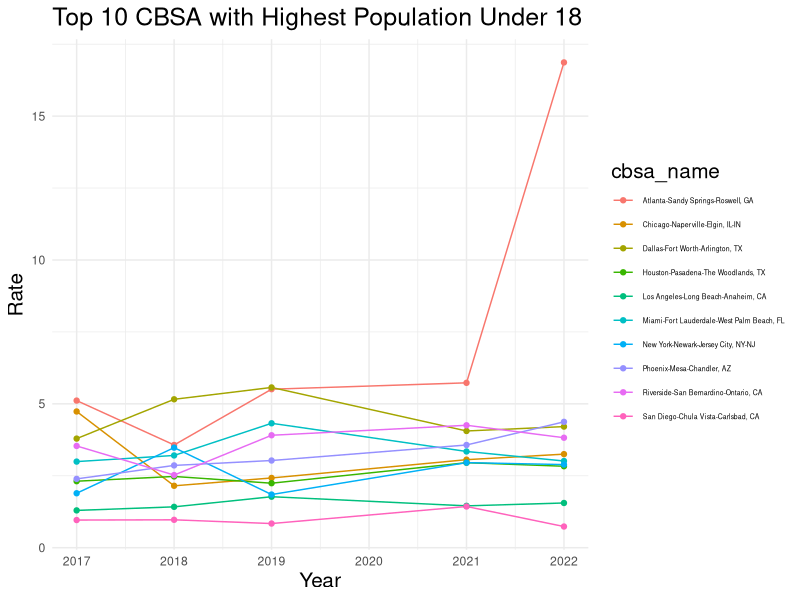
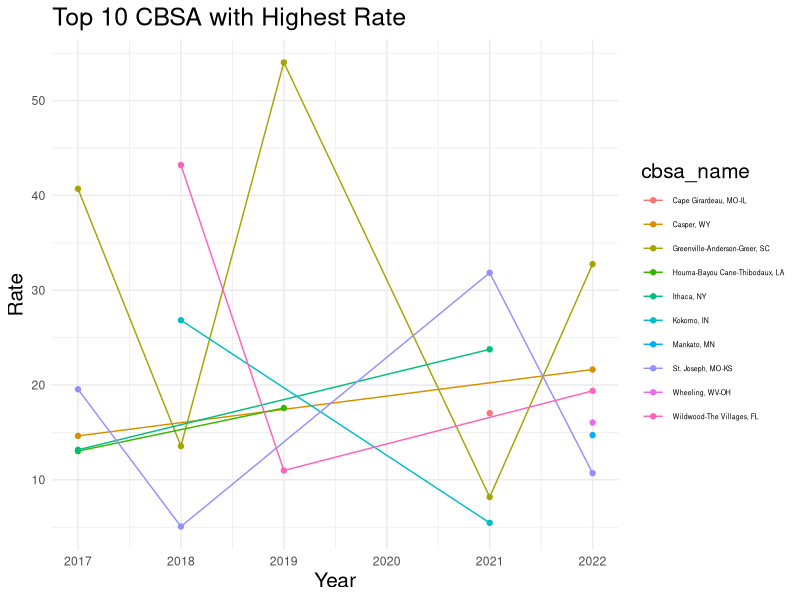
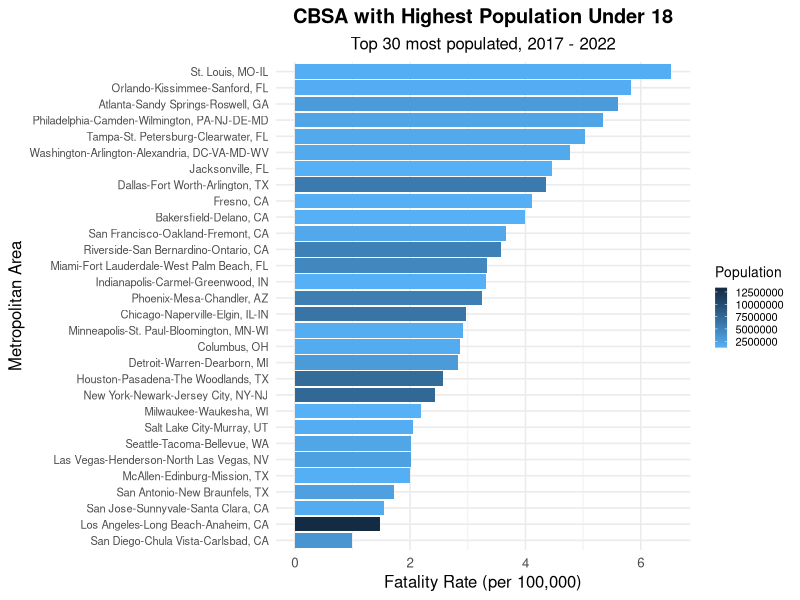

These figures' R source, in order:
setwd("/Users/zhanchaoyang/Desktop/FARS/zy/data/agg/updated")

library(tidyverse)
library(lubridate)
library(sf)

# Load the data
fars5yrs<- read_csv("cbsa_agg_rate5yr.csv")

# filter the data
highest_rate <- fars5yrs %>%
  arrange(desc(rate)) %>%
  slice_head(n=50)

highest_pop<- fars5yrs %>%
  arrange(desc(pop_under18)) %>%
  slice_head(n=50)

highest_pop30<- fars5yrs %>%
  arrange(desc(pop_under18)) %>%
  slice_head(n=30)

highest_pop30<- highest_pop30 %>%
  arrange(desc(rate))
f2017<- read_csv("cbsa_agg_rate2017.csv")
f2018<- read_csv("cbsa_agg_rate2018.csv")
f2019<- read_csv("cbsa_agg_rate2019.csv")
f2021<- read_csv("cbsa_agg_rate2021.csv")
f2022<- read_csv("cbsa_agg_rate2022.csv")

f2017<- f2017 %>%
  mutate(year=2017)
f2018<- f2018 %>%
  mutate(year=2018)
f2019<- f2019 %>%
  mutate(year=2019)
f2021<- f2021 %>%
  mutate(year=2021)
f2022<- f2022 %>%
  mutate(year=2022)

full<-rbind(f2017,f2018,f2019,f2021,f2022)

highest10<- fars5yrs %>%
  arrange(desc(pop_under18)) %>%
  slice_head(n=10)

full1<- full %>%
  filter(cbsa_code %in% highest10$cbsa_code)

ggplot(full1, aes(x=year, y=rate, group=cbsa_name, color=cbsa_name))+
  geom_line()+
  geom_point()+
  theme_minimal()+
  labs(title="Top 10 CBSA with Highest Population Under 18", x="Year", y="Rate")+
  theme(legend.position = "right", legend.text = element_text(size=5), title = element_text(size=15))

highest10_rate<- fars5yrs %>%
  arrange(desc(rate)) %>%
  slice_head(n=10)

full2<- full %>%
  filter(cbsa_code %in% highest10_rate$cbsa_code)

ggplot(full2, aes(x=year, y=rate, group=cbsa_name, color=cbsa_name))+
  geom_line()+
  geom_point()+
  theme_minimal()+
  labs(title="Top 10 CBSA with Highest Rate", x="Year", y="Rate")+
  theme(legend.position = "right", legend.text = element_text(size=5), title = element_text(size=15))


write.csv(highest_rate, "highest_rate50.csv")
write.csv(highest_pop, "highest_pop50.csv")

ggplot(highest_pop30,aes(x=rate,y=reorder(cbsa_name,rate),fill=pop_under18))+
  geom_col()+
  scale_fill_gradient(low="#56B1F7", high="#132B43", name="Population")+
  labs(
    title="CBSA with Highest Population Under 18",
    subtitle = "Top 30 most populated, 2017 - 2022",
    x="Fatality Rate (per 100,000)",
    y="Metropolitan Area"
  )+
  theme_minimal(base_size=12)+
  theme(
    plot.title = element_text(hjust = 0.5, face = "bold"),
    plot.subtitle = element_text(hjust = 0.5),
    axis.text.y = element_text(size = 8),
    axis.title.x = element_text(size = 12),
    axis.title.y = element_text(size = 12),
    legend.title = element_text(size = 10),  # Smaller legend title
    legend.text = element_text(size = 8),   # Smaller legend text
    legend.key.size = unit(0.6, "lines")
  )
